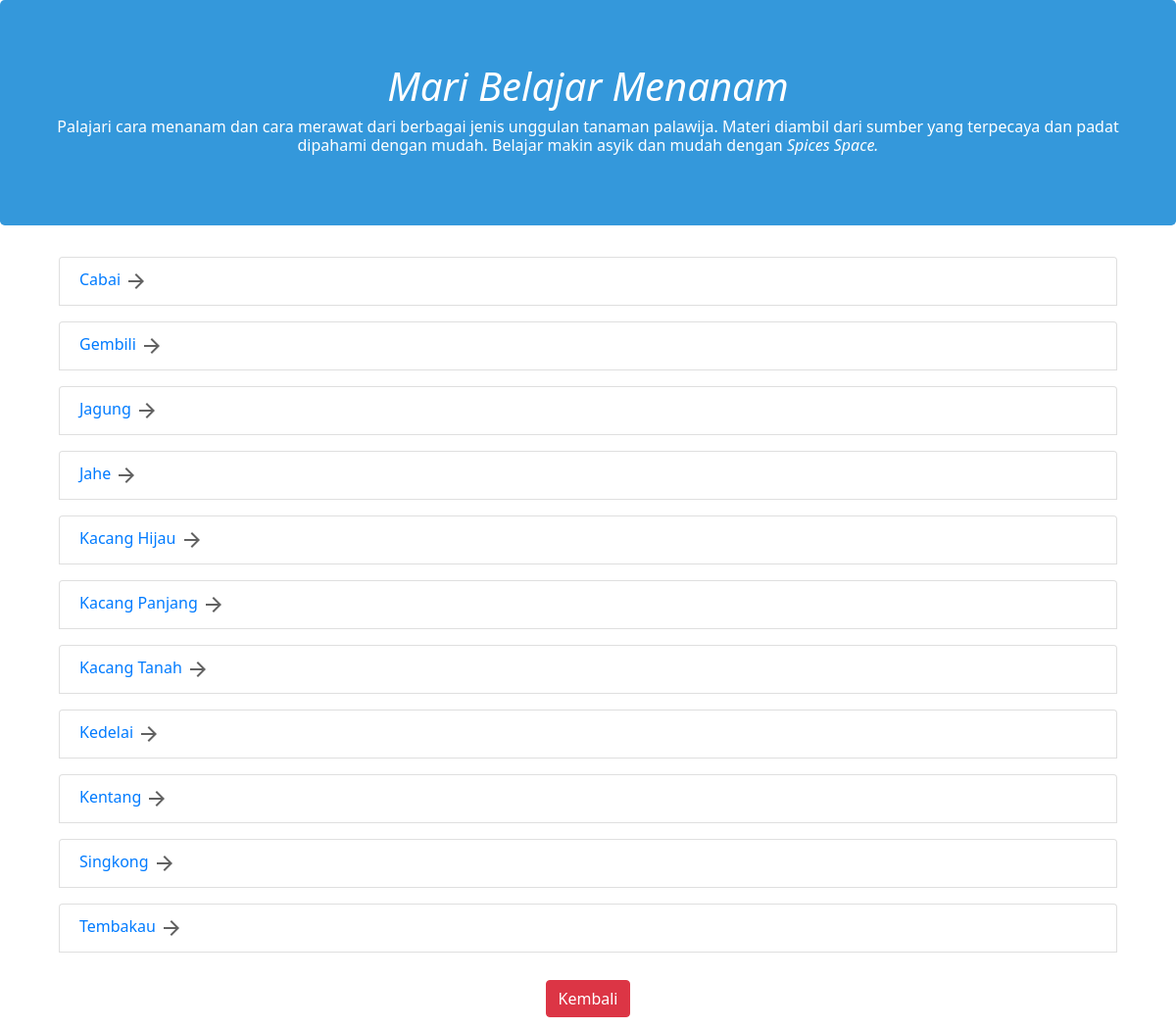
The app's page /belajar.php with its own data.
### tables this page shows
CREATE TABLE `jenis_tanaman` (
  `id_tanaman` int(11) NOT NULL,
  `nama` varchar(45) NOT NULL
);

### belajar.php (the view, shortened to what this page needs)
<?php
    include "koneksi.php";
    $jns_tanaman  = "SELECT * from jenis_tanaman";
    $data_tanaman = $conn->query($jns_tanaman);
?>
<!DOCTYPE html>
<html lang="en">
<head>
    <link rel="stylesheet" href="node_modules/bootstrap/dist/css/bootstrap.min.css">
    <link rel="stylesheet" href="css/style-belajar.css">
</head>
<body>
    <div class="jumbotron text-center bg">
        <div class="container isijumbotron">
            <h1 class="jumbotron-heading"><i>Mari Belajar Menanam</i></h1>
            <h6>Palajari cara menanam dan cara merawat dari berbagai jenis unggulan tanaman palawija. Materi diambil dari sumber yang terpecaya dan padat dipahami dengan mudah. Belajar makin asyik dan mudah dengan <i>Spices Space.</i></h6>
        </div>
    </div>
    <div class="konten">
        <?php
            foreach ($data_tanaman as $key => $value) {
        ?>
            <ul class="list-group mb-3">
                <li class="list-group-item d-flex justify-content-between lh-condensed">
                <a href="artikel.php?id=<?php echo $value['id_tanaman'] ?>">
                    <h6 class="my-0">
                            <?php echo $value['nama'] ?>
                            <span><img src="img/arrow-right.svg"></span>
                    </h6>
                    </li>
            </ul>
        <?php
            }
        ?>
    </div>
    <div class="kembali text-center">
        <a href="index.php" type="button" class="btn btn-danger">Kembali</a>
    </div>
</body>
</html>

### css/style-belajar.css (style rules this page uses)
.jumbotron { background-color: #3498DB; color: white; }
body { font-family: 'Segoe UI'; }
.konten { margin-left: auto; margin-right: auto; width: 90%; }
.kembali { padding-top: 1%; padding-bottom: 1%; }

### records on screen
jenis_tanaman: nama "Cabai"
jenis_tanaman: nama "Gembili"
jenis_tanaman: nama "Jagung"
jenis_tanaman: nama "Jahe"
jenis_tanaman: nama "Kacang Hijau"
jenis_tanaman: nama "Kacang Panjang"
jenis_tanaman: nama "Kacang Tanah"
jenis_tanaman: nama "Kedelai"
jenis_tanaman: nama "Kentang"
jenis_tanaman: nama "Singkong"
jenis_tanaman: nama "Tembakau"
